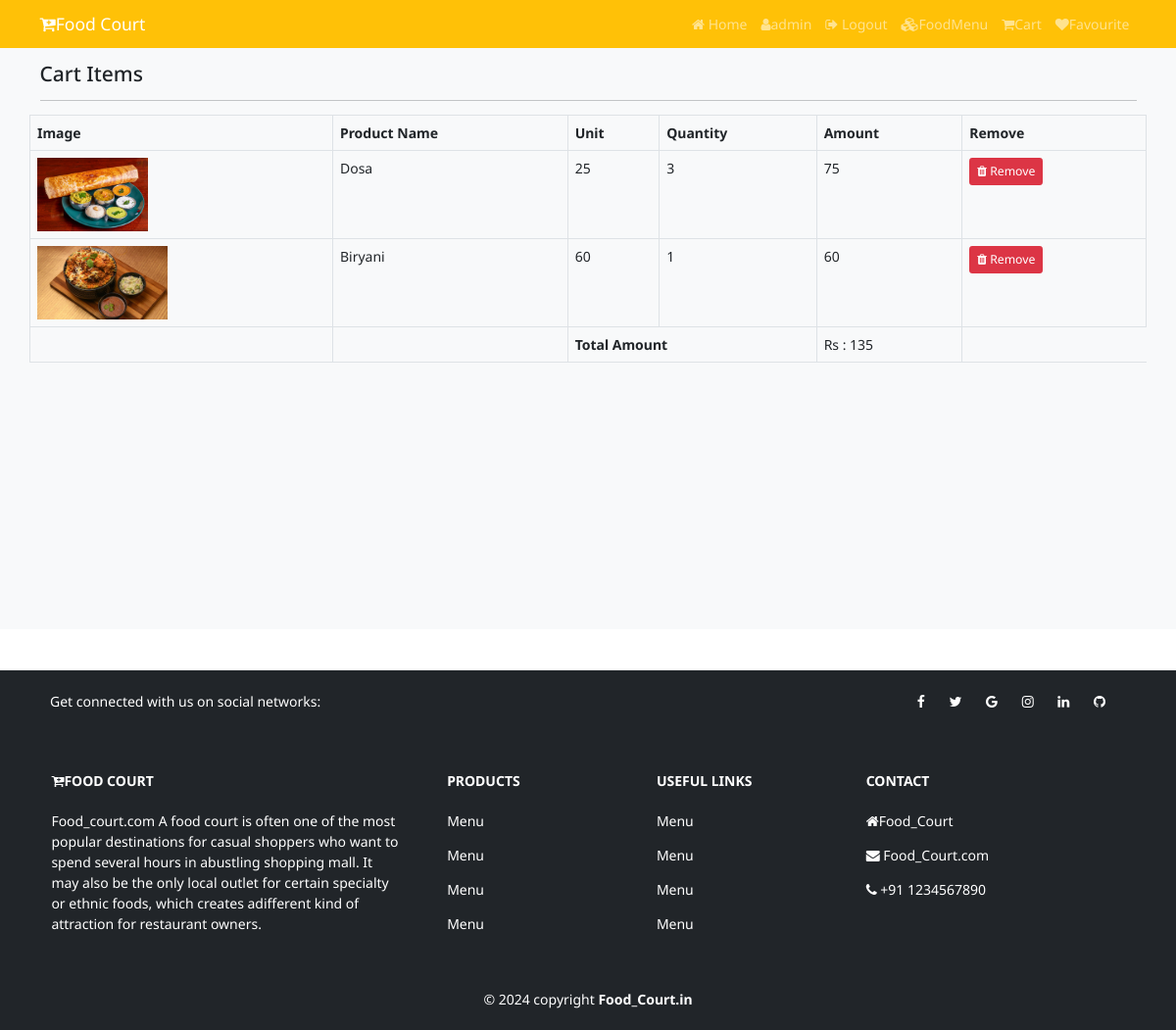
The app's page /cart (signed in) with its own data.
### shop/models.py (models this page shows, shortened)
class Cart(models.Model):
    user=models.ForeignKey(User,on_delete=models.CASCADE)
    product=models.ForeignKey(Product,on_delete=models.CASCADE)
    product_qty=models.IntegerField(null=False,blank=False)
    created_at = models.DateTimeField(auto_now_add=True)
    @property
    def total_cost(self):
        return self.product_qty*self.product.selling_price

class Product(models.Model):
    category=models.ForeignKey(Catagory,on_delete=models.CASCADE)
    name = models.CharField(max_length=150, null=False, blank=False)
    vendor = models.CharField(max_length=150, null=False, blank=False)
    product_image = models.ImageField(upload_to=getFileName, null=True, blank=True)
    quantity = models.IntegerField(null=False,blank=False)
    original_price = models.FloatField(null=False, blank=False)
    selling_price = models.FloatField(null=False, blank=False)
    description = models.TextField(max_length=500, null=False, blank=False)
    status = models.BooleanField(default=False, help_text="0-show,1-Hidden")
    trending = models.BooleanField(default=False, help_text="0-default,1-Trending")
    created_at = models.DateTimeField(auto_now_add=True)

### shop/views.py (the view)
# urls.py: path("cart",views.cart_page,name="cart"),
def cart_page(request):
    if request.user.is_authenticated:
        cart=Cart.objects.filter(user=request.user)
        return render(request,"cart.html",{"cart":cart})
    else:
        return redirect("/")

### shop/templates/cart.html (shortened to what this page needs)
{% extends 'main.html' %}
{% block content %}
  <section class="bg-light py-4 my-5" style="min-height:600px;">
      <div class="container">
          <div class="row">
             <div class="col-12">
                 <h4 class="mb-3">Cart Items</h4>
                 <hr style="border-color: #b8bfc2;">
             </div>
              <table class="table table-bordered">
                  <tr>
                      <th>Image</th>
                      <th>Product Name</th>
                      <th>Unit</th>
                      <th>Quantity</th>
                      <th>Amount</th>
                      <th>Remove</th>
                  </tr>
                   {% for item in cart %}
                   <tr>
                       <td><img src="{{item.product.product_image.url}}" height="75px" alt="{{item.product.name}}"></td>
                       <td>{{item.product.name}}</td>
                       <td>{{item.product.selling_price | stringformat:'d'}}</td>
                       <td>{{item.product_qty}}</td>
                       <td class="amt">{{item.total_cost | stringformat:'d'}}</td>
                       <td><a href="{% url 'remove_cart' item.id %}" onclick="return confirm('Are you sure? to Remove')" class="btn btn-danger btn-sm"><i class="fa fa-trash"></i> Remove</a></td>
                   </tr>
                  {% endfor %}
                    <tr>
                        <td></td>
                        <td></td>
                        <td colspan="2"><b>Total Amount</b></td>
                        <td id="net">0</td>
                    </tr>
              </table>
          </div>
      </div>
  </section>
{% endblock content %}

### shop/templates/navbar.html (shortened to what this page needs)
{% load static %}
<nav class="navbar navbar-expand-lg navbar-dark bg-warning fixed-top">
  <div class="container">
    <a class="navbar-brand" href="{% url 'home' %}"><i class="fa fa-cart-plus"></i>Food
      Court
    </a>
    <div class="collapse navbar-collapse" id="navbarNavAltMarkup">
      <div class="navbar-nav ms-auto">
        <a class="nav-link" aria-current="page" href="{% url 'home' %}"><i class="fa fa-home"></i> Home</a>
        {% if request.user.is_authenticated %}
        <a class="nav-link" aria-current="page" href="#"><i class="fa fa-user"></i>{{request.user}}</a>
        <a class="nav-link" aria-current="page" href="{% url 'logout' %}"><i class="fa fa-sign-out"></i> Logout</a>
        {% else %}
        <a class="nav-link" href="{% url 'login' %}"><i class="fa fa-sign-in"></i>Login</a>
        <a class="nav-link" href="{% url 'register' %}"><i class="fa fa-user"></i>Register</a>
        {% endif %}
        <a class="nav-link" href="{% url 'collections' %}"><i class="fa fa-cubes"></i>FoodMenu</a>
        <a class="nav-link" href="{% url 'cart' %}"><i class="fa fa-shopping-cart"></i>Cart</a>
        <a class="nav-link" href="{% url 'favviewpage' %}"><i class="fa fa-heart"></i>Favourite</a>
      </div>
    </div>
  </div>
</nav>

### shop/templates/main.html (style rules this page uses)
html { font-size: 14px; }
body { font-family: 'Noto sans', sans-serif; }
a { text-decoration: none; }

### records on screen
Cart: product.product_image (picture), product.name "Dosa", product.selling_price "25", product_qty "3", total_cost "75"
Cart: product.product_image (picture), product.name "Biryani", product.selling_price "60", product_qty "1", total_cost "60"

### other values on screen
{{ request.user }} "admin"
